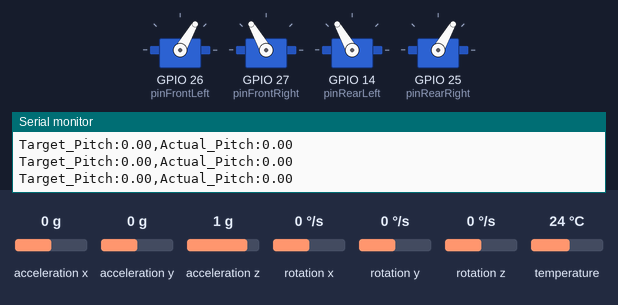
The sketch below on a simulated ESP32. On the bench: 4 × servo, the last lines printed to the serial monitor. The test bench sets the inputs (shaded band); at power-on: acceleration x 0 g, acceleration y 0 g, acceleration z 1 g, rotation x 0 °/s, rotation y 0 °/s, rotation z 0 °/s, temperature 24 °C.

Above: at 5.4 s.
5.5 s: acceleration x set to -1.4 g
At 6.8 s:
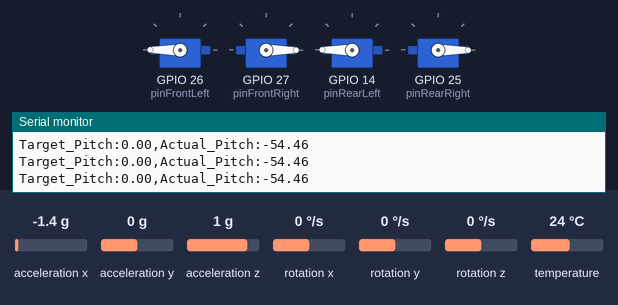
7.1 s: acceleration y set to -0.8 g
At 8.6 s:
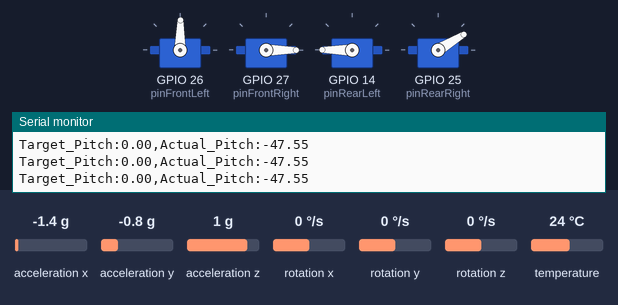
10.1 s: acceleration x set to 0.8 g
At 11.3 s:
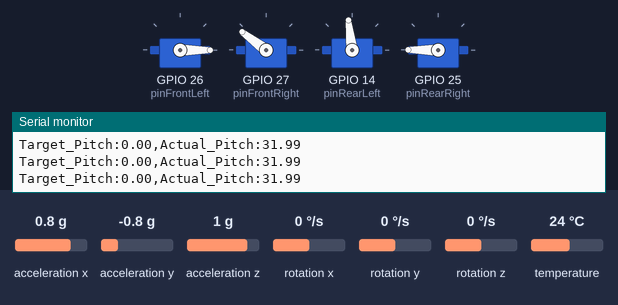
13.1 s: acceleration y set to 1.4 g
At 14.5 s:
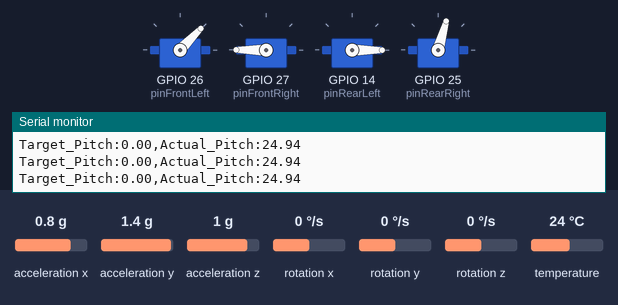
16.1 s: acceleration z set to -1.4 g
At 17.1 s:
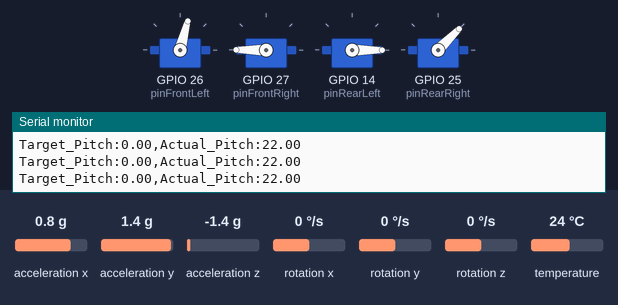
17.6 s: acceleration x set to -0.8 g
At 19.4 s:
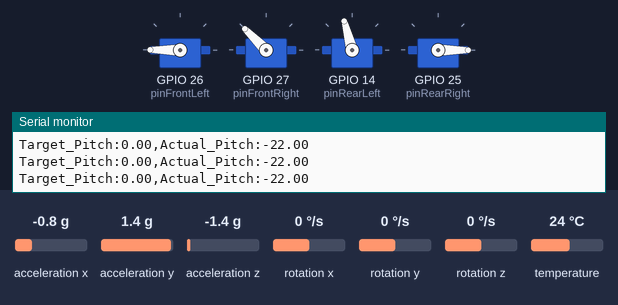
Timing chart, 0 to 20.9 s (numbered marks = the images above; inputs shaded):
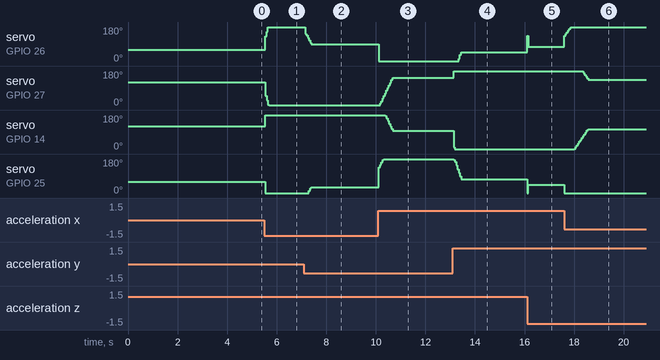

The sketch:

sketch_jun4a.ino
```cpp
#include <ESP32Servo.h>
#include <Wire.h>
#include <Adafruit_MPU6050.h>
#include <Adafruit_Sensor.h>

Adafruit_MPU6050 mpu;

// Front Swing Arms
Servo frontLeft;
Servo frontRight;

// Rear Swing Arms
Servo rearLeft;
Servo rearRight;

// Pin Assignments
const int pinFrontLeft = 26;
const int pinFrontRight = 27;
const int pinRearLeft = 14;
const int pinRearRight = 25;

// --- KINEMATIC CALIBRATION ---
const int fixedStance = 60;
float pitchScale = 4.4;
float rollScale  = 3.5;

// GLOBAL CALIBRATION VARIABLES
float globalPitchOffset = 0.0;
float globalRollOffset  = 0.0;

// --- PID CONTROL VARIABLES ---
float targetPitch = 0.0;
float targetRoll = 0.0;

float activePitch = 0.0;
float activeRoll = 0.0;

float lastPitchError = 0.0;
float lastRollError = 0.0;

// TUNING PARAMETERS
float Kp = 0.1;  // Speed of correction
float Kd = 0.20;  // Shock absorber / Dampener

unsigned long previousMillis = 0;
const int controlInterval = 50;

void setup() {
  Serial.begin(115200);

  Wire.begin();
  if (!mpu.begin()) {
    Serial.println("Failed to find MPU6050! Check wiring.");
    while (1) { delay(10); }
  }

  mpu.setAccelerometerRange(MPU6050_RANGE_2_G);
  mpu.setFilterBandwidth(MPU6050_BAND_21_HZ);

  ESP32PWM::allocateTimer(0);
  ESP32PWM::allocateTimer(1);
  ESP32PWM::allocateTimer(2);
  ESP32PWM::allocateTimer(3);

  frontLeft.setPeriodHertz(50);
  frontRight.setPeriodHertz(50);
  rearLeft.setPeriodHertz(50);
  rearRight.setPeriodHertz(50);

  frontLeft.attach(pinFrontLeft, 500, 2400);
  frontRight.attach(pinFrontRight, 500, 2400);
  rearLeft.attach(pinRearLeft, 500, 2400);
  rearRight.attach(pinRearRight, 500, 2400);

  // ==========================================
  // BOOT SEQUENCE STEP 1: GO TO HOME (p0 r0)
  // ==========================================
  Serial.println("\n--- INITIALIZING HARDWARE ---");
  Serial.println("Moving chassis to default 60-degree stance...");

  frontLeft.write(fixedStance);
  frontRight.write(180 - fixedStance);
  rearLeft.write(180 - fixedStance);
  rearRight.write(fixedStance);

  // ==========================================
  // BOOT SEQUENCE STEP 2: SETTLE
  // ==========================================
  Serial.println("Waiting 3 seconds for physical wobble to stop...");
  delay(3000);

  // ==========================================
  // BOOT SEQUENCE STEP 3: CALIBRATE
  // ==========================================
  calibrateSensor();

  // ==========================================
  // BOOT SEQUENCE STEP 4: ENGAGE PID (Handled in loop)
  // ==========================================
  Serial.println("\n--- ACTIVE LEVELING ENGAGED ---");
  Serial.println("Try picking up one end of the chassis!");
}

void calibrateSensor() {
  Serial.println("\n--- CALIBRATING MPU6050 ---");
  Serial.println("Keep the chassis perfectly still on a flat surface...");

  float pitchSum = 0;
  float rollSum = 0;
  int sampleCount = 100;

  for (int i = 0; i < sampleCount; i++) {
    sensors_event_t a, g, temp;
    mpu.getEvent(&a, &g, &temp);

    pitchSum += atan2(-a.acceleration.x, sqrt(a.acceleration.y * a.acceleration.y + a.acceleration.z * a.acceleration.z)) * 180.0 / PI;
    rollSum  += atan2(a.acceleration.y, a.acceleration.z) * 180.0 / PI;
    delay(10);
  }

  globalPitchOffset = pitchSum / sampleCount;
  globalRollOffset  = rollSum / sampleCount;

  Serial.print("Locked Pitch Offset: "); Serial.println(globalPitchOffset);
  Serial.print("Locked Roll Offset: ");  Serial.println(globalRollOffset);
}

void loop() {
  // SERIAL OVERRIDES (Change the target away from 0 dynamically)
  if (Serial.available() > 0) {
    String input = Serial.readStringUntil('\n');
    input.trim(); input.toLowerCase();
    if (input.length() > 0) {
      int pIndex = input.indexOf('p');
      if (pIndex >= 0) {
        int spaceIndex = input.indexOf(' ', pIndex);
        if (spaceIndex == -1) spaceIndex = input.length();
        targetPitch = input.substring(pIndex + 1, spaceIndex).toFloat();
      }
      int rIndex = input.indexOf('r');
      if (rIndex >= 0) {
        int spaceIndex = input.indexOf(' ', rIndex);
        if (spaceIndex == -1) spaceIndex = input.length();
        targetRoll = input.substring(rIndex + 1, spaceIndex).toFloat();
      }
    }
  }

  // ACTIVE LEVELING FEEDBACK LOOP (20Hz)
  unsigned long currentMillis = millis();
  if (currentMillis - previousMillis >= controlInterval) {
    previousMillis = currentMillis;

    sensors_event_t a, g, temp;
    mpu.getEvent(&a, &g, &temp);

    float rawPitch = atan2(-a.acceleration.x, sqrt(a.acceleration.y * a.acceleration.y + a.acceleration.z * a.acceleration.z)) * 180.0 / PI;
    float rawRoll  = atan2(a.acceleration.y, a.acceleration.z) * 180.0 / PI;

    float actualPitch = -(rawPitch - globalPitchOffset);
    float actualRoll  = -(rawRoll - globalRollOffset);

    float pitchError = targetPitch - actualPitch;
    float rollError  = targetRoll - actualRoll;

    float pitchDerivative = pitchError - lastPitchError;
    float rollDerivative  = rollError - lastRollError;

    // Apply PID Math
    activePitch += (pitchError * Kp) + (pitchDerivative * Kd);
    activeRoll  += (rollError * Kp)  + (rollDerivative * Kd);

    lastPitchError = pitchError;
    lastRollError  = rollError;

    // Convert active commands into scaled servo targets
    int servoPitch = activePitch * pitchScale;
    int servoRoll  = activeRoll * rollScale;

    int frontLeftTarget  = fixedStance + servoPitch + servoRoll;
    int rearLeftTarget   = fixedStance - servoPitch + servoRoll;
    int frontRightTarget = fixedStance + servoPitch - servoRoll;
    int rearRightTarget  = fixedStance - servoPitch - servoRoll;

    // Constrain hardware bounds to prevent accumulator wind-up
    activePitch = constrain(activePitch, -25, 25);
    activeRoll  = constrain(activeRoll, -25, 25);

    frontLeftTarget  = constrain(frontLeftTarget, 0, 180);
    rearLeftTarget   = constrain(rearLeftTarget, 0, 180);
    frontRightTarget = constrain(frontRightTarget, 0, 180);
    rearRightTarget  = constrain(rearRightTarget, 0, 180);

    // Invert hardware mountings
    int invFrontRight = 180 - frontRightTarget;
    int invRearLeft   = 180 - rearLeftTarget;

    frontLeft.write(frontLeftTarget);
    frontRight.write(invFrontRight);
    rearLeft.write(invRearLeft);
    rearRight.write(rearRightTarget);

    // TELEMETRY TO SERIAL PLOTTER
    Serial.print("Target_Pitch:"); Serial.print(targetPitch); Serial.print(",");
    Serial.print("Actual_Pitch:"); Serial.println(actualPitch);
  }
}
```

Measured:
- after the input at 5.5 s, servo on GPIO 26 (pinFrontLeft): 60° → 180° at once; servo on GPIO 27 (pinFrontRight): 120° → 0° at once; servo on GPIO 14 (pinRearLeft): 120° → 180° at once; servo on GPIO 25 (pinRearRight): 60° → 0° at once
- after the input at 7.1 s, servo on GPIO 26 (pinFrontLeft): 180° → 89° after 0.05 s; servo on GPIO 25 (pinRearRight): 0° → 31° after 0.20 s
- after the input at 10.1 s, servo on GPIO 26 (pinFrontLeft): 89° → 0° at once; servo on GPIO 27 (pinFrontRight): moves from 0° to 143° over 0.50 s, starting after 0.07 s; servo on GPIO 14 (pinRearLeft): 180° → 97° after 0.27 s; servo on GPIO 25 (pinRearRight): 31° → 180° at once
- after the input at 13.1 s, servo on GPIO 26 (pinFrontLeft): 0° → 46° after 0.24 s; servo on GPIO 27 (pinFrontRight): 143° → 180° at once; servo on GPIO 14 (pinRearLeft): 97° → 0° at once; servo on GPIO 25 (pinRearRight): 180° → 74° at once
- after the input at 16.1 s, servo on GPIO 26 (pinFrontLeft): 46° → 75° at once; servo on GPIO 25 (pinRearRight): 74° → 45° at once
- after the input at 17.6 s, servo on GPIO 26 (pinFrontLeft): 75° → 180° at once; servo on GPIO 27 (pinFrontRight): 180° → 135° after 0.77 s; servo on GPIO 14 (pinRearLeft): moves from 0° to 105° over 0.55 s, starting after 0.41 s; servo on GPIO 25 (pinRearRight): 45° → 0° at once
